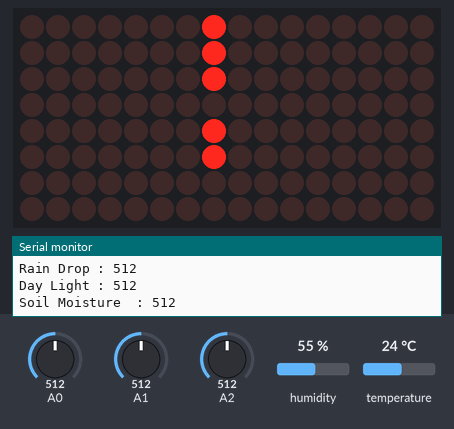
The sketch below on a simulated Arduino Uno, built with avr-gcc and run on an emulated ATmega328P. On the bench: 16×8 LED matrix, the last lines printed to the serial monitor. The test bench sets the inputs (shaded band); at power-on: humidity 55 %, A0 = 512, A1 = 512, A2 = 512, temperature 24 °C.

Above: at 1.9 s.
2.0 s: humidity set to 22 %
At 3.6 s:
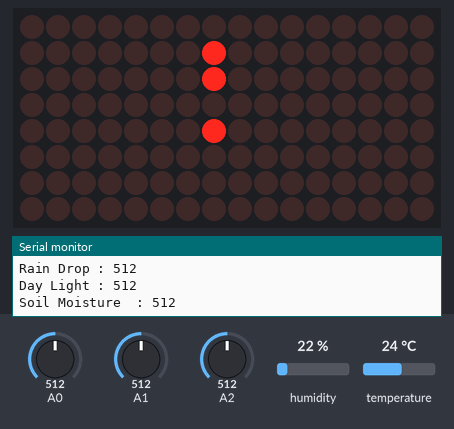
3.9 s: humidity set to 40 %
At 5.1 s:
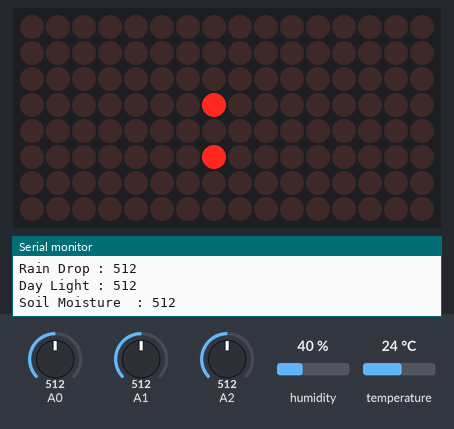
6.2 s: humidity set to 68 %
At 7.4 s:
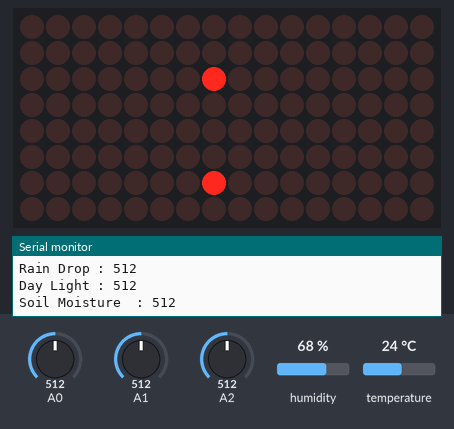
8.6 s: humidity set to 88 %
At 9.8 s:
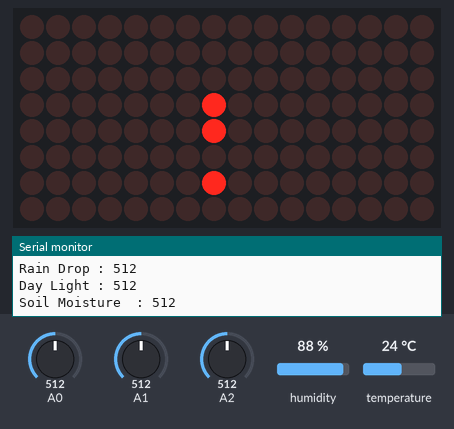
Timing chart, 0 to 11.6 s (numbered marks = the images above; inputs shaded):
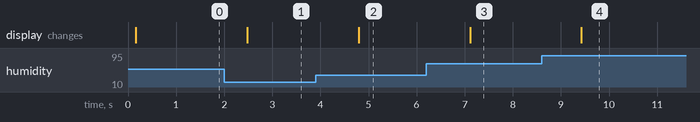

Measured:
- after the input at 2.0 s, the display: changes after 0.48 s (image 1)
- after the input at 3.9 s, the display: changes after 0.89 s (image 2)
- after the input at 6.2 s, the display: changes after 0.91 s (image 3)
- after the input at 8.6 s, the display: changes after 0.83 s (image 4)

The sketch:

Slave_Weather_LED.ino
```cpp
#include <dht11.h>
#include <SoftwareSerial.h>
#include <LedControl.h>
#include <ArduinoJson.h>

#define DHT11PIN 4

dht11 DHT11;

float humidity_1 = 0;
float temperature_1 = 0;
uint16_t rainValue = 0;
uint16_t ldrValue = 0;
uint16_t soilMoisture = 0;

SoftwareSerial swSerial(10, 11); // RX, TX (change pin numbers accordingly)

// Define the connections to the MAX7219 module
const int MAX7219_DIN = 9;  // Data in pin
const int MAX7219_CLK = 8;  // Clock pin
const int MAX7219_CS = 7;   // Chip select pin
const int NUM_DEVICES = 2; // Number of MAX7219 modules (1 if you're using only one)

LedControl lc = LedControl(MAX7219_DIN, MAX7219_CLK, MAX7219_CS, NUM_DEVICES);

void setup()
{
  Serial.begin(9600);
  swSerial.begin(9600);

  // Initialize the LED matrix
  lc.shutdown(0, false); // Wake up the MAX7219
  lc.setIntensity(0, 8); // Set the brightness (0-15)
  lc.clearDisplay(0);    // Clear the display
}

void loop()
{
  Serial.println();

  int chk = DHT11.read(DHT11PIN);
  int sensorValue = analogRead(A0);
  int sensorValue_2 = analogRead(A1);
  int sensorValue_3 = analogRead(A2);

  Serial.print("Humidity (%): ");
  Serial.println((float)DHT11.humidity, 2);

  Serial.print("Temperature  (C): ");
  Serial.println((float)DHT11.temperature, 2);

  Serial.print("Rain Drop : ");
  Serial.println(sensorValue);

  Serial.print("Day Light : ");
  Serial.println(sensorValue_2);

  Serial.print("Soil Moisture  : ");
  Serial.println(sensorValue_3);

  // Prepare data to be sent over SoftwareSerial in JSON format
  StaticJsonDocument<200> jsonDoc;
  jsonDoc["humidity"] = (float)DHT11.humidity;
  jsonDoc["temperature"] = (float)DHT11.temperature;
  jsonDoc["rainValue"] = (uint16_t)sensorValue;
  jsonDoc["ldrValue"] = (uint16_t)sensorValue_2;
  jsonDoc["soilMoisture"] = (uint16_t)sensorValue_3;

  String jsonString;
  serializeJson(jsonDoc, jsonString);

  // Send JSON data over SoftwareSerial
  swSerial.println(jsonString);

  // Display the data on the LED matrix
  displayDataOnMatrix(jsonDoc);

  delay(1000); // Adjust the delay as needed to control data transmission rate
}

void displayDataOnMatrix(JsonDocument &data)
{
  // Clear the display before showing new data
  lc.clearDisplay(0);

  // Example: Display humidity value in binary format on the LED matrix
  int humidityValue = data["humidity"];
  for (int row = 0; row < 8; row++)
  {
    lc.setRow(0, row, (humidityValue >> row) & 0x01);
  }
}
```
